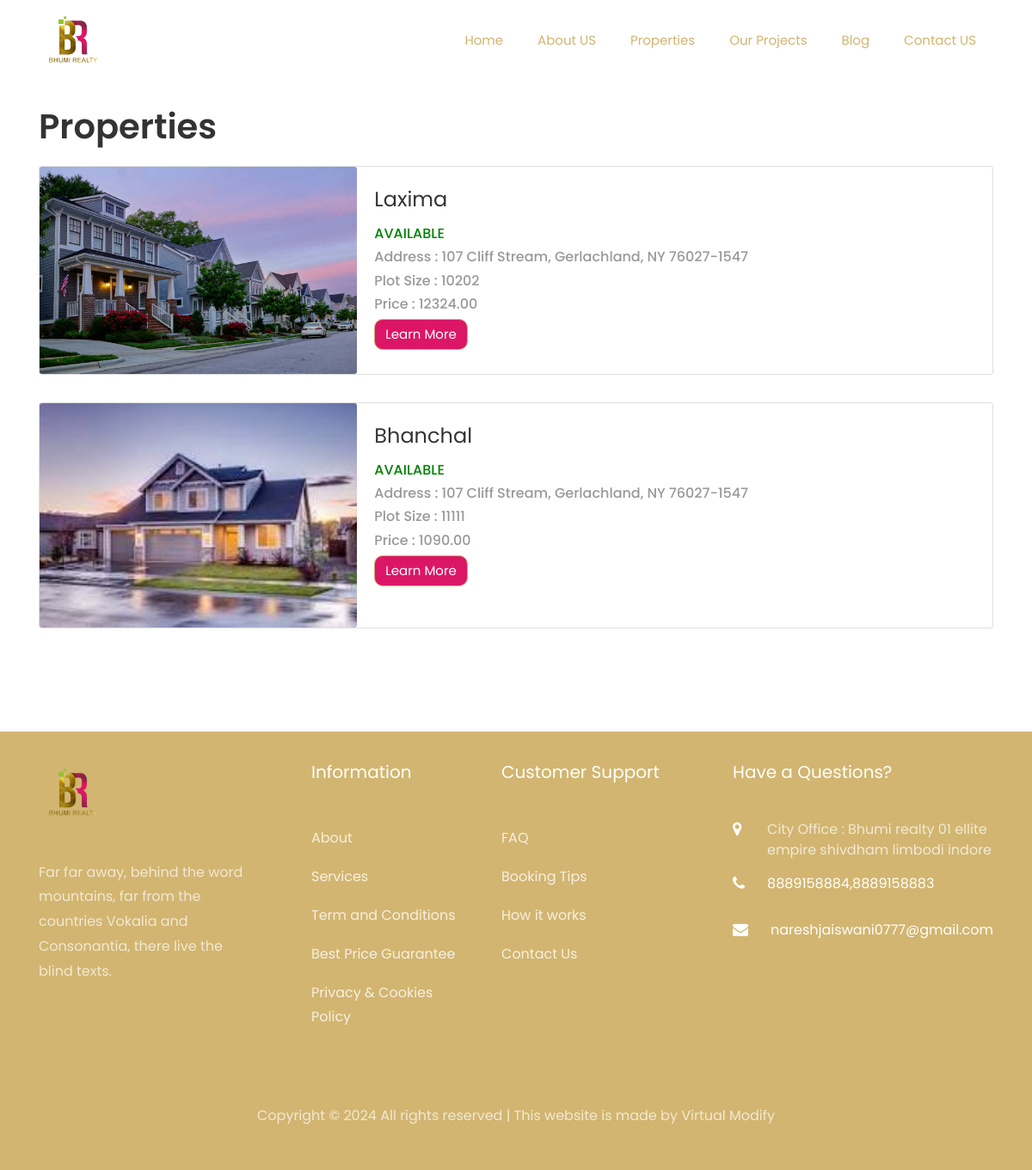
/assets/property/, run on an earlier commit of the app's database.
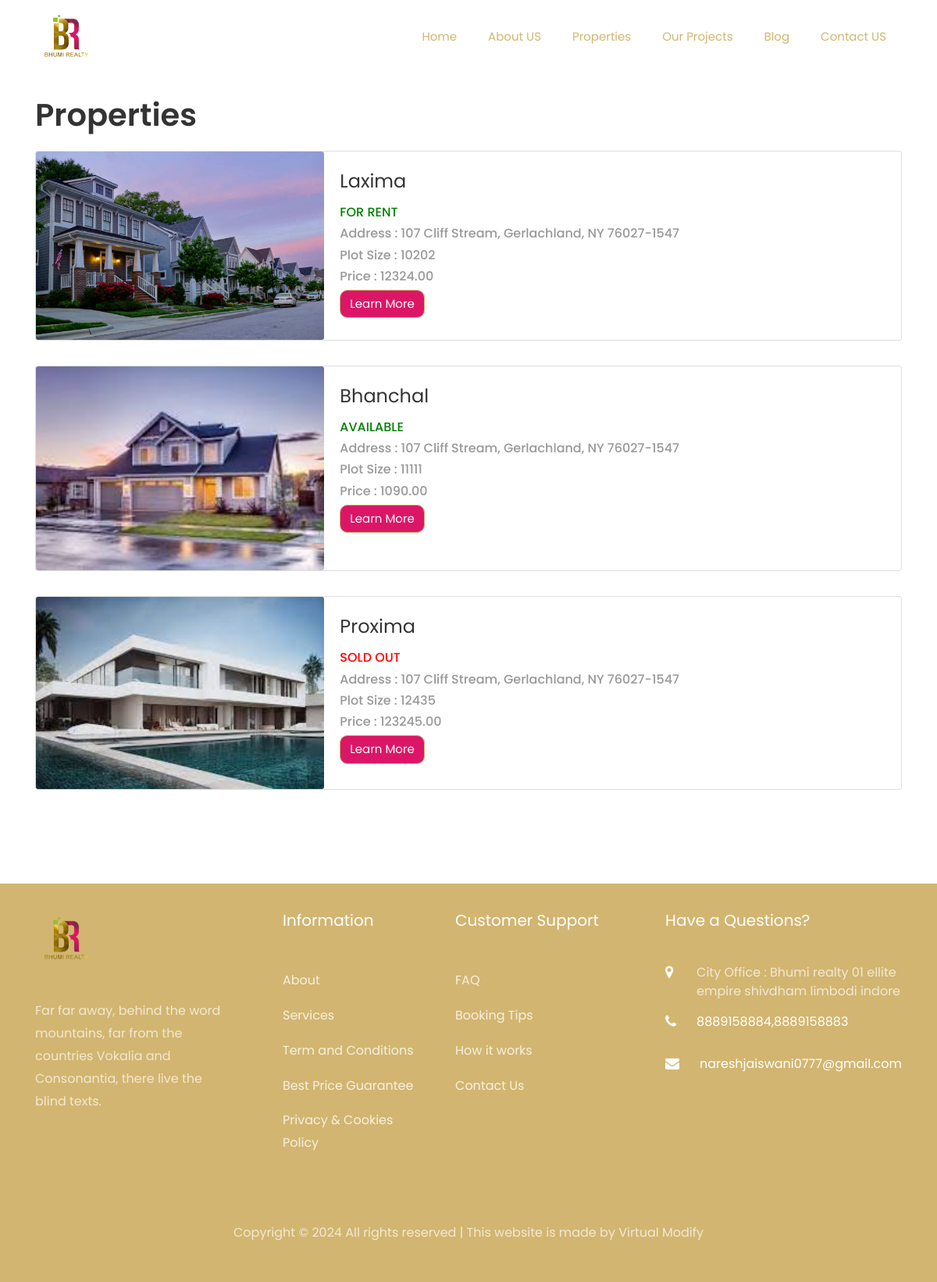
And on a later commit of the database.
### assets/models.py (models this page shows, shortened)
class Property(models.Model):
    class PropertyAvailability(models.TextChoices):
        SOLD_OUT="sold_out","SOLD OUT"
        FOR_RENT="for_rent","For Rent"
        FOR_SALE="for_sale","For Sale"
        AVAILABLE="available","Available"
    property_name = models.CharField(max_length=100)
    address = models.CharField(max_length=255)
    price = models.DecimalField(max_digits=10, decimal_places=2)
    no_of_bedrooms = models.IntegerField()
    no_of_bathrooms = models.IntegerField()
    square_footage = models.IntegerField()
    description = models.TextField()
    availability=models.CharField(max_length=20,choices=PropertyAvailability.choices,default=PropertyAvailability.AVAILABLE)
    main_photo = models.ImageField(
        upload_to="property_photos/"
    )
    created_at = models.DateTimeField(
        auto_now_add=True
    )
    updated_at = models.DateTimeField(
        auto_now=True
    )

### assets/views.py (the view)
# urls.py: path("property/",views.propertiesList,name="property_list"),
def propertiesList(request):
    if request.method == "GET":
        properties=Property.objects.all()
        return render(request,"property/property_list.html",context={"properties":properties})
    else:
        return redirect("home:home_view")

### assets/templatetags/custom_filters.py (called while the page is built)
@register.filter(name="replace_underscores")
def replace_underscores(value):
    return value.replace("_", " ")

### templates/property/property_list.html (shortened to what this page needs)
{% extends "index.html" %}
{% load custom_filters %}
{% load static %}
{% block content %}
{% include "includes/navbar.html" %}
<section class="ftco-section ftco-no-pt bg-white" style="margin-top:2%">
	<div class="container">
		<div class="row">
			<div class="col-md-12 heading-section text-start ftco-animate">
				<h2 class="mb-2">Properties</h2>
			</div>
		</div>
	</div>
    <div class="container">
    <div class="row">
        <div class="col-lg-12">
    <div class="row">
        {% for property in properties %}
        <div class="col-md-12 mb-4 mt-2">
            <div class="card">
                <div class="row no-gutters">
                    <div class="col-md-4">
                        <img src="{{property.main_photo.url}}" class="card-img" alt="...">
                    </div>
                    <div class="col-md-8">
                        <div class="card-body">
                            <h4 class="card-title">{{property.property_name}}</h4>
                            <h6 style="color:{% if property.availability == 'sold_out' %}red {% else %}green{% endif %}">{{property.availability|upper|replace_underscores}}</h6>
                            <h6>Address : {{property.address}}</h6>
                            <h6>Plot Size : {{property.square_footage}}</h6>
                            <h6>Price : {{property.price}}</h6>
                            <a href="{% url 'assets:property_detail' property.id %}" class="btn btn-primary">Learn More</a>
                        </div>
                    </div>
                </div>
            </div>
        </div>
        {% endfor %}
    </div>
</div>
    </div>
</div>
</section>
{% endblock content %}

### templates/index.html (shortened to what this page needs)
{% load static %}
<!DOCTYPE html>
<html>
  <head>
    <link rel="stylesheet" href="https://cdnjs.cloudflare.com/ajax/libs/font-awesome/4.7.0/css/font-awesome.min.css">
    <link rel="stylesheet" href="https://cdnjs.cloudflare.com/ajax/libs/font-awesome/6.5.1/css/all.min.css" />
    <link
      rel="stylesheet"
      href="{% static 'css/open-iconic-bootstrap.min.css' %}"
    />
    <link rel="stylesheet" href="{% static 'css/animate.css' %}" />
    <link rel="stylesheet" href="{% static 'css/owl.carousel.min.css' %}" />
    <link
      rel="stylesheet"
      href="{% static 'css/owl.theme.default.min.css' %}"
    />
    <link rel="stylesheet" href="{% static 'css/magnific-popup.css' %}" />
    <link rel="stylesheet" href="{% static 'css/aos.css' %}" />
    <link rel="stylesheet" href="{% static 'css/ionicons.min.css' %}" />
    <link rel="stylesheet" href="{% static 'css/bootstrap-datepicker.css' %}" />
    <link rel="stylesheet" href="{% static 'css/jquery.timepicker.css' %}" />
    <link rel="stylesheet" href="{% static 'css/flaticon.css' %}" />
    <link rel="stylesheet" href="{% static 'css/icomoon.css' %}" />
    <link rel="stylesheet" href="{% static 'css/style.css' %}" />
  </head>
  <body>
    {% block content %}
    {% endblock content %}
    {% include "includes/footer.html" %}
  </body>
</html>

### templates/includes/navbar.html (shortened to what this page needs)
{% load static %}
<nav
  class="navbar navbar-expand-lg navbar-dark ftco_navbar bg-dark ftco-navbar-light"
  id="ftco-navbar"
>
  <div class="container">
    <img src="{% static 'images/logo.png' %}" alt=""  width="80px"/>
    <div class="collapse navbar-collapse" id="ftco-nav">
      <ul class="navbar-nav ml-auto">
        <li class="nav-item active"><a href="{% url 'home:home_view' %}" class="nav-link">Home</a></li>
        <li class="nav-item"><a href="{% url 'home:home_view' %}" class="nav-link">About US</a></li>
        <li class="nav-item"><a href="{% url 'assets:property_list' %}" class="nav-link">Properties</a></li>
        <li class="nav-item"><a href="{% url 'assets:project_list' %}" class="nav-link">Our Projects</a></li>
        <li class="nav-item"><a href="{% url 'home:home_view' %}" class="nav-link">Blog</a></li>
        <li class="nav-item"><a href="#contact-us" class="nav-link">Contact US</a></li>
      </ul>
    </div>
  </div>
</nav>

### templates/includes/footer.html (shortened to what this page needs)
{% load static %}
<footer class="ftco-footer ftco-bg-dark ftco-section" style="height:50%">
  <div class="container">
    <div class="row">
      <div class="col-md">
        <div class="ftco-footer-widget">
          <h2 class="ftco-heading-2">
            <img src="{% static 'images/logo.png' %}" alt=""  width="80px"/>
          </h2>
          <p>
            Far far away, behind the word mountains, far from the countries
            Vokalia and Consonantia, there live the blind texts.
          </p>
          <ul
            class="ftco-footer-social list-unstyled float-md-left float-lft mt-5"
          >
          </ul>
        </div>
      </div>
      <div class="col-md">
        <div class="ftco-footer-widget mb-4 ml-md-5">
          <h2 class="ftco-heading-2">Information</h2>
          <ul class="list-unstyled">
            <li><a href="#" class="py-2 d-block">About</a></li>
            <li><a href="#" class="py-2 d-block">Services</a></li>
            <li><a href="#" class="py-2 d-block">Term and Conditions</a></li>
            <li><a href="#" class="py-2 d-block">Best Price Guarantee</a></li>
            <li>
              <a href="#" class="py-2 d-block">Privacy &amp; Cookies Policy</a>
            </li>
          </ul>
        </div>
      </div>
      <div class="col-md">
        <div class="ftco-footer-widget mb-4">
          <h2 class="ftco-heading-2">Customer Support</h2>
          <ul class="list-unstyled">
            <li><a href="#" class="py-2 d-block">FAQ</a></li>
            <li><a href="#" class="py-2 d-block">Booking Tips</a></li>
            <li><a href="#" class="py-2 d-block">How it works</a></li>
            <li><a href="#" class="py-2 d-block">Contact Us</a></li>
          </ul>
        </div>
      </div>
      <div class="col-md">
        <div class="ftco-footer-widget mb-4">
          <h2 class="ftco-heading-2">Have a Questions?</h2>
          <div class="block-23 mb-3">
            <ul>
              <li>
                <span class="icon icon-map-marker"></span
                ><span class="text"
                  >City Office : Bhumi realty
01 ellite empire shivdham limbodi indore</span
                >
              </li>
              <li>
                <a href="#"
                  ><span class="icon icon-phone"></span
                  ><span class="text">8889158884,8889158883</span></a
                >
              </li>
              <li>
                <a href="#"
                  ><span class="icon icon-envelope"></span
                  ><span class="text email-text">nareshjaiswani0777@gmail.com</span></a
                >
              </li>
            </ul>
          </div>
        </div>
      </div>
    </div>
    <div class="row">
      <div class="col-md-12 text-center">
        <p>
          Copyright &copy;
          All rights reserved | This website is made by
          <a href="https://virtualmodify.in" target="_blank">Virtual Modify</a>
        </p>
      </div>
    </div>
  </div>
</footer>

### static/css/icomoon.css (style rules this page uses)
[class^="icon-"], [class*=" icon-"] { font-family: 'icomoon' !important; speak: none; font-style: normal; font-weight: normal; font-variant: normal; text-transform: none; line-height: 1; -webkit-font-smoothing: antialiased; -moz-osx-font-smoothing: grayscale; }
.icon-map-marker:before { content: "\f041"; }
.icon-phone:before { content: "\f095"; }
.icon-envelope:before { content: "\f0e0"; }

What changed in the data, as far as the page shows it:
changed Property "Laxima": availability "AVAILABLE" → "FOR RENT"
added Property: main_photo (picture), property_name "Proxima", availability "SOLD OUT", address "107 Cliff Stream, Gerlachland, NY 76027-1547", square_footage "12435", price "123245.00"
